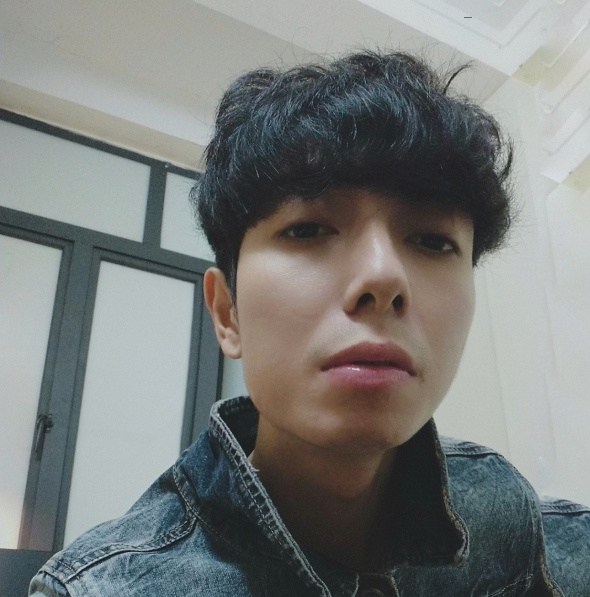
#> input picture useOpenCV/QK_rs.jpg, 590 x 597 px
$ python thresholdImage.py
#> lines starting #> are read from the running program, lines starting #| are printed output that depends on the picture; after the words box and inside, x2 and y2 are one past the last pixel; in counts of white or black regions, pixels touching at a corner belong together
import cv2
import imutils
image_gray = cv2.imread("QK_rs.jpg",0)
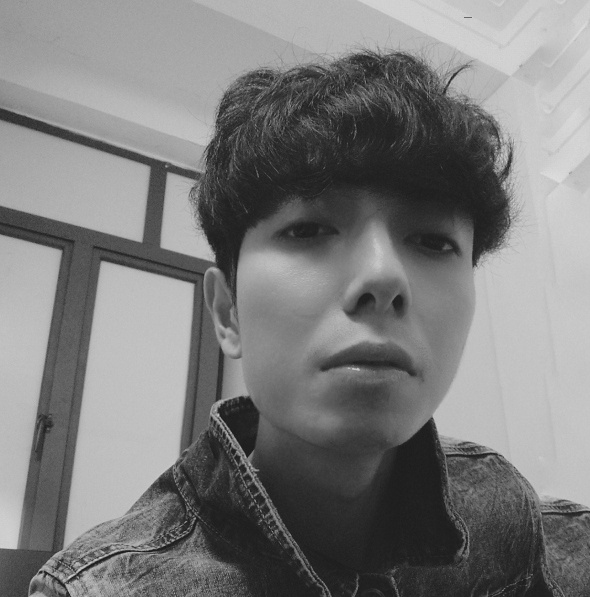
#> image_gray: shape (597, 590); min 24, max 222, mean 124.4
cv2.imshow("quang khai",image_gray)
cv2.waitKey()

ret,Threshold  = cv2.threshold(image_gray,127,255,cv2.THRESH_BINARY)
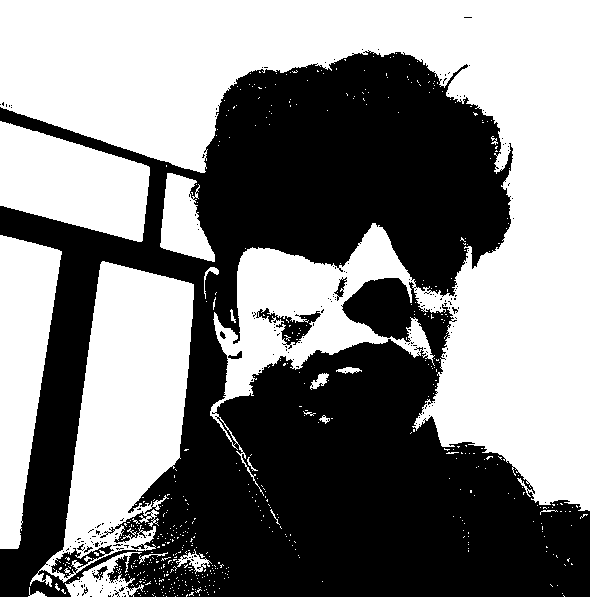
#> Threshold: shape (597, 590); 51.2% white; 220 black regions (212 under 20 px), largest, box (x1, y1, x2, y2) and area: (0, 50, 590, 597) 170290, (256, 308, 321, 349) 806, (334, 277, 347, 301) 113
cv2.imshow("quang khai",Threshold)
cv2.waitKey()
cv2.destroyAllWindows()
